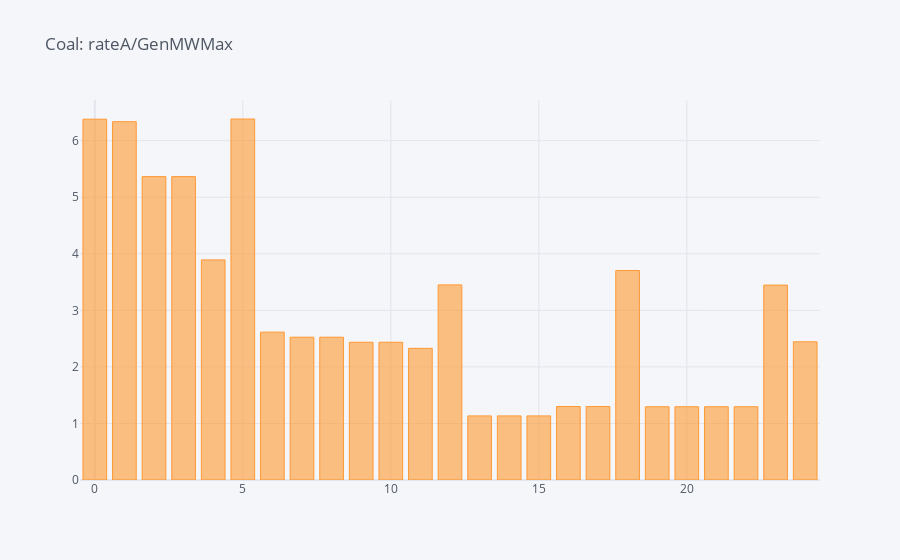
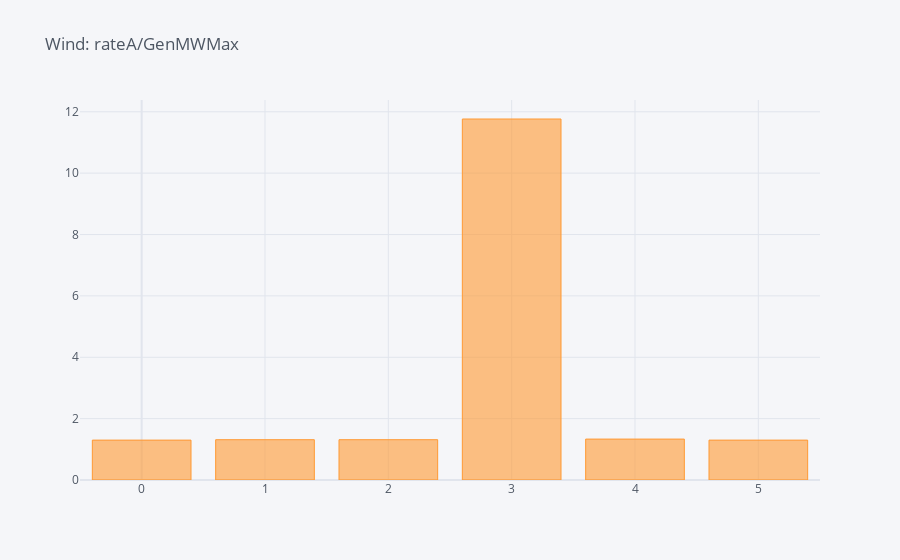

Notebook cell for these charts, in order:
### Markdown cell above
## by fuel type

### Code cell
for fuel_type in trans_df["GenFuelType"].unique():
    fuel_type
    df = trans_df.loc[trans_df["GenFuelType"] == fuel_type]
    (df["rateA"] / df["GenMWMax"]).reset_index(drop=True).iplot(
        kind="bar", title=fuel_type + ": rateA/GenMWMax"
    )
    # df[["x", "r", "rateA", "GenMWMax"]].reset_index(drop=True).iplot(kind="bar")

### Figure 1 — Plotly figure (JSON) as saved in the notebook; plotly's stock layout.template omitted (floating-point values rounded to 4 significant figures)
{"data": [{"marker": {"color": "rgba(255, 153, 51, 0.6)", "line": {"color": "rgba(255, 153, 51, 1.0)", "width": 1}}, "name": "None", "orientation": "v", "text": "", "type": "bar", "x": [0, 1, 2, 3, 4, 5, 6, 7, 8, 9, 10, 11, 12, 13, 14, 15, 16, 17, 18, 19, 20, 21, 22, 23, 24], "y": [6.38, 6.336, 5.364, 5.364, 3.892, 6.383, 2.615, 2.525, 2.525, 2.436, 2.436, 2.328, 3.45, 1.133, 1.133, 1.133, 1.299, 1.299, 3.704, 1.295, 1.295, 1.295, 1.295, 3.446, 2.444]}], "layout": {"legend": {"bgcolor": "#F5F6F9", "font": {"color": "#4D5663"}}, "paper_bgcolor": "#F5F6F9", "plot_bgcolor": "#F5F6F9", "title": {"font": {"color": "#4D5663"}, "text": "Coal: rateA/GenMWMax"}, "xaxis": {"gridcolor": "#E1E5ED", "showgrid": true, "tickfont": {"color": "#4D5663"}, "title": {"font": {"color": "#4D5663"}, "text": ""}, "zerolinecolor": "#E1E5ED"}, "yaxis": {"gridcolor": "#E1E5ED", "showgrid": true, "tickfont": {"color": "#4D5663"}, "title": {"font": {"color": "#4D5663"}, "text": ""}, "zerolinecolor": "#E1E5ED"}}}

### Figure 2 — Plotly figure (JSON) as saved in the notebook; plotly's stock layout.template omitted (floating-point values rounded to 4 significant figures)
{"data": [{"marker": {"color": "rgba(255, 153, 51, 0.6)", "line": {"color": "rgba(255, 153, 51, 1.0)", "width": 1}}, "name": "None", "orientation": "v", "text": "", "type": "bar", "x": [0, 1, 2, 3, 4, 5], "y": [1.3, 1.313, 1.313, 11.76, 1.333, 1.3]}], "layout": {"legend": {"bgcolor": "#F5F6F9", "font": {"color": "#4D5663"}}, "paper_bgcolor": "#F5F6F9", "plot_bgcolor": "#F5F6F9", "title": {"font": {"color": "#4D5663"}, "text": "Wind: rateA/GenMWMax"}, "xaxis": {"gridcolor": "#E1E5ED", "showgrid": true, "tickfont": {"color": "#4D5663"}, "title": {"font": {"color": "#4D5663"}, "text": ""}, "zerolinecolor": "#E1E5ED"}, "yaxis": {"gridcolor": "#E1E5ED", "showgrid": true, "tickfont": {"color": "#4D5663"}, "title": {"font": {"color": "#4D5663"}, "text": ""}, "zerolinecolor": "#E1E5ED"}}}
